Frame 1 (no input): blank canvas, image omitted
Frame 60 (the mouse pressed at the canvas centre just before this capture): blank canvas, image omitted
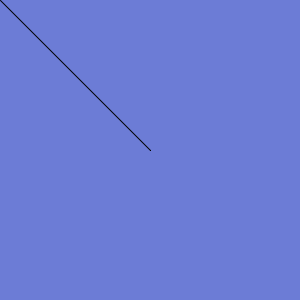
Frame 120 (the mouse held since frame 60 and released just before this capture)

The Processing sketch whose frames 1 and 60 were blank and that drew this single picture after the mouse press (run headless with seeded random() and noise(); from frame 60 on, the mouse is pressed at the canvas centre):

// Processing sketch: week16_pointer
// ── week16_pointer.pde
void setup(){
  size(300,300);
  background(#6C7CD6);
}
void draw(){
  if (mousePressed){
    line(mouseX,mouseY,pmouseX,pmouseY);
  }
}
void keyPressed(){
  if (key=='1') stroke(255,0,0);
  if (key=='2') stroke(0,255,0);
}
